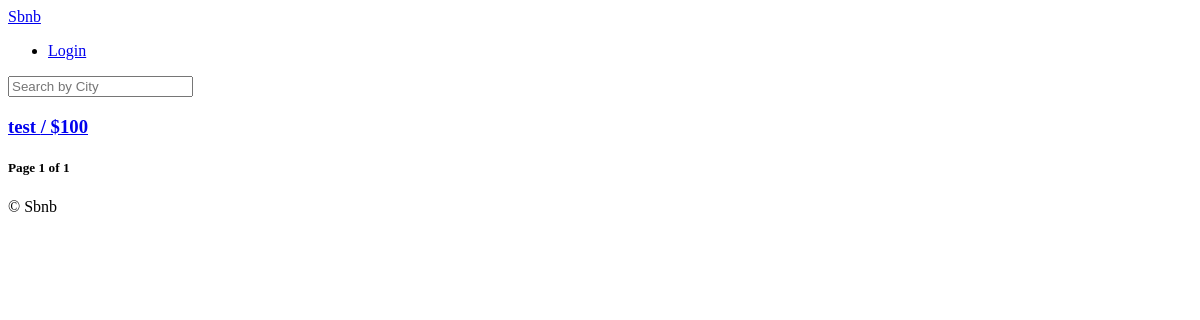
/, run on an earlier commit of the app's database.
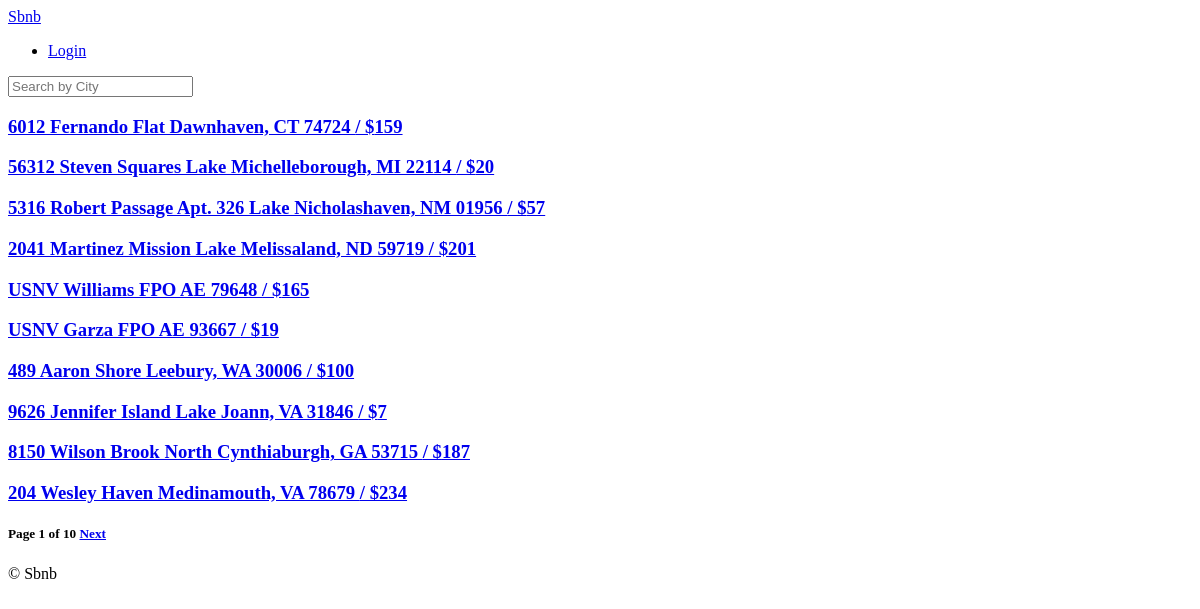
And on a later commit of the database.
### rooms/models.py (models this page shows, shortened)
class Room(core_models.TimeStampedModel):
    name = models.CharField(max_length=140)
    description = models.TextField()
    country = CountryField()
    city = models.CharField(max_length=80)
    price = models.IntegerField()
    address = models.CharField(max_length=140)
    guests = models.IntegerField(help_text="How many people will be staying?")
    beds = models.IntegerField()
    bedrooms = models.IntegerField()
    baths = models.IntegerField()
    check_in = models.TimeField()
    check_out = models.TimeField()
    instant_book = models.BooleanField(default=False)
    host = models.ForeignKey(
        "users.User", related_name="rooms", on_delete=models.CASCADE
    )
    room_type = models.ForeignKey(
        "RoomType", related_name="rooms", on_delete=models.SET_NULL, null=True
    )
    amenities = models.ManyToManyField("Amenity", related_name="rooms", blank=True)
    facilities = models.ManyToManyField("Facility", related_name="rooms", blank=True)
    house_rules = models.ManyToManyField("HouseRule", related_name="rooms", blank=True)

### rooms/views.py (the view)
# urls.py: path("", room_views.HomeView.as_view(), name="home"),
class HomeView(ListView):
    model = models.Room
    paginate_by = 10
    paginate_orphans = 5
    ordering = "created"
    context_object_name = "rooms"

### templates/rooms/room_list.html (shortened to what this page needs)
{% extends "base.html" %}
{% block content %}
    {% for room in rooms  %}
        <h3>
            <a href="{% url "rooms:detail" room.pk %}">
                {{room.name}} / ${{room.price}}
            </a>
        </h3>
    {% endfor %}
    <h5>
    Page {{page_obj.number}} of {{page_obj.paginator.num_pages}}
    {% if page_obj.has_next  %}
        <a href="?page={{page_obj.next_page_number}}">Next</a>
    {% endif %}
    </h5>
{% endblock content %}

What changed in the data, as far as the page shows it:
removed Room: name "test", price "100"
added Room: name "6012 Fernando Flat Dawnhaven, CT 74724", price "159"
added Room: name "56312 Steven Squares Lake Michelleborough, MI 22114", price "20"
added Room: name "5316 Robert Passage Apt. 326 Lake Nicholashaven, NM 01956", price "57"
added Room: name "2041 Martinez Mission Lake Melissaland, ND 59719", price "201"
added Room: name "USNV Williams FPO AE 79648", price "165"
added Room: name "USNV Garza FPO AE 93667", price "19"
added Room: name "489 Aaron Shore Leebury, WA 30006", price "100"
added Room: name "9626 Jennifer Island Lake Joann, VA 31846", price "7"
added Room: name "8150 Wilson Brook North Cynthiaburgh, GA 53715", price "187"
added Room: name "204 Wesley Haven Medinamouth, VA 78679", price "234"
Also different on the page:
{{ page_obj.paginator.num_pages }}: "1" → "10"
text now shown: "Next"
